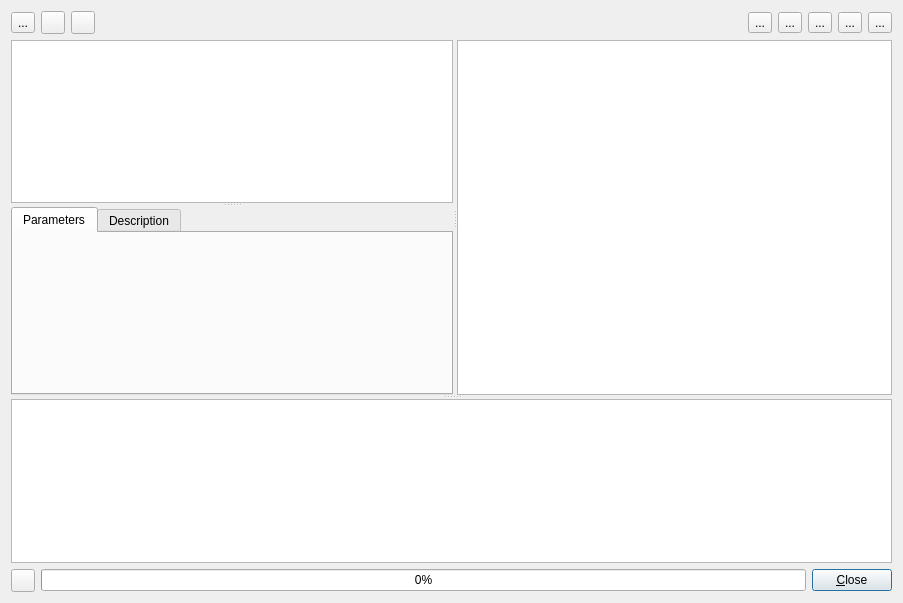
<?xml version="1.0" encoding="UTF-8"?>
<ui version="4.0">
 <class>EditInstrumentDialog</class>
 <widget class="QDialog" name="EditInstrumentDialog">
  <property name="geometry">
   <rect>
    <x>0</x>
    <y>0</y>
    <width>903</width>
    <height>603</height>
   </rect>
  </property>
  <property name="windowTitle">
   <string>Instrument Configuration</string>
  </property>
  <layout class="QVBoxLayout" name="verticalLayout">
   <item>
    <layout class="QHBoxLayout" name="horizontalLayout_3">
     <item>
      <widget class="QToolButton" name="toolButtonLoadFile">
       <property name="toolTip">
        <string>Load instrument configuration</string>
       </property>
       <property name="statusTip">
        <string>Load instrument configuration file</string>
       </property>
       <property name="text">
        <string>...</string>
       </property>
       <property name="icon">
        <iconset theme="profex-folder-text"/>
       </property>
      </widget>
     </item>
     <item>
      <widget class="QWidget" name="topButtonBox" native="true">
       <layout class="QHBoxLayout" name="horizontalLayout_2">
        <property name="leftMargin">
         <number>0</number>
        </property>
        <property name="topMargin">
         <number>0</number>
        </property>
        <property name="rightMargin">
         <number>0</number>
        </property>
        <property name="bottomMargin">
         <number>0</number>
        </property>
        <item>
         <widget class="QToolButton" name="toolButtonSaveAs">
          <property name="toolTip">
           <string>Save the SAV file under a new name</string>
          </property>
          <property name="icon">
           <iconset theme="profex-save-as"/>
          </property>
         </widget>
        </item>
        <item>
         <widget class="QToolButton" name="toolButtonSave">
          <property name="toolTip">
           <string>Save the SAV file</string>
          </property>
          <property name="icon">
           <iconset theme="profex-save"/>
          </property>
         </widget>
        </item>
        <item>
         <spacer name="horizontalSpacer">
          <property name="orientation">
           <enum>Qt::Orientation::Horizontal</enum>
          </property>
          <property name="sizeHint" stdset="0">
           <size>
            <width>40</width>
            <height>20</height>
           </size>
          </property>
         </spacer>
        </item>
        <item>
         <widget class="QToolButton" name="toolButtonToggleGraphicalEditor">
          <property name="toolTip">
           <string>Show graphical editor</string>
          </property>
          <property name="statusTip">
           <string>Show graphical control file editor</string>
          </property>
          <property name="text">
           <string>...</string>
          </property>
          <property name="icon">
           <iconset theme="profex-instrument"/>
          </property>
          <property name="checkable">
           <bool>true</bool>
          </property>
         </widget>
        </item>
        <item>
         <widget class="QToolButton" name="toolButtonToggleControlFileEditor">
          <property name="toolTip">
           <string>Show control file text editor</string>
          </property>
          <property name="statusTip">
           <string>Show control file in text editor</string>
          </property>
          <property name="text">
           <string>...</string>
          </property>
          <property name="icon">
           <iconset theme="profex-edit-text"/>
          </property>
          <property name="checkable">
           <bool>true</bool>
          </property>
         </widget>
        </item>
        <item>
         <widget class="QToolButton" name="toolButtonToggleOrigFileEditor">
          <property name="toolTip">
           <string>Show original control file</string>
          </property>
          <property name="statusTip">
           <string>Show original control file in text editor</string>
          </property>
          <property name="text">
           <string>...</string>
          </property>
          <property name="icon">
           <iconset theme="profex-text-block"/>
          </property>
          <property name="checkable">
           <bool>true</bool>
          </property>
         </widget>
        </item>
        <item>
         <widget class="QToolButton" name="toolButtonRevertFile">
          <property name="toolTip">
           <string>Reset control file</string>
          </property>
          <property name="text">
           <string>...</string>
          </property>
          <property name="icon">
           <iconset theme="profex-undo"/>
          </property>
         </widget>
        </item>
        <item>
         <widget class="QToolButton" name="toolButtonHelp">
          <property name="toolTip">
           <string>&lt;html&gt;&lt;head/&gt;&lt;body&gt;&lt;p&gt;Show the context help for this module.&lt;/p&gt;&lt;p&gt;(Window -&amp;gt; Context Help)&lt;/p&gt;&lt;/body&gt;&lt;/html&gt;</string>
          </property>
          <property name="text">
           <string>...</string>
          </property>
          <property name="icon">
           <iconset theme="profex-help"/>
          </property>
         </widget>
        </item>
       </layout>
      </widget>
     </item>
    </layout>
   </item>
   <item>
    <widget class="QSplitter" name="splitter">
     <property name="orientation">
      <enum>Qt::Orientation::Vertical</enum>
     </property>
     <widget class="QStackedWidget" name="stackedWidgetEditor">
      <property name="currentIndex">
       <number>0</number>
      </property>
      <widget class="QWidget" name="pageGraphicalEditor">
       <layout class="QGridLayout" name="gridLayout_4">
        <property name="leftMargin">
         <number>0</number>
        </property>
        <property name="topMargin">
         <number>0</number>
        </property>
        <property name="rightMargin">
         <number>0</number>
        </property>
        <property name="bottomMargin">
         <number>0</number>
        </property>
        <item row="0" column="0">
         <widget class="QSplitter" name="splitterInstrument">
          <property name="orientation">
           <enum>Qt::Orientation::Horizontal</enum>
          </property>
          <widget class="QSplitter" name="splitterParameters">
           <property name="orientation">
            <enum>Qt::Orientation::Vertical</enum>
           </property>
           <widget class="QTreeWidget" name="treeWidget">
            <attribute name="headerVisible">
             <bool>false</bool>
            </attribute>
            <column>
             <property name="text">
              <string notr="true">1</string>
             </property>
            </column>
           </widget>
           <widget class="QTabWidget" name="tabWidgetParams">
            <property name="currentIndex">
             <number>0</number>
            </property>
            <widget class="QWidget" name="tab">
             <attribute name="title">
              <string>Parameters</string>
             </attribute>
             <layout class="QGridLayout" name="gridLayout_2">
              <item row="0" column="0">
               <widget class="QStackedWidget" name="stackedWidgetParameter"/>
              </item>
             </layout>
            </widget>
            <widget class="QWidget" name="tab_2">
             <attribute name="title">
              <string>Description</string>
             </attribute>
             <layout class="QGridLayout" name="gridLayout_3">
              <property name="leftMargin">
               <number>0</number>
              </property>
              <property name="topMargin">
               <number>0</number>
              </property>
              <property name="rightMargin">
               <number>0</number>
              </property>
              <property name="bottomMargin">
               <number>0</number>
              </property>
              <item row="0" column="0">
               <widget class="QTextEdit" name="textEditParameterHelp">
                <property name="readOnly">
                 <bool>true</bool>
                </property>
               </widget>
              </item>
             </layout>
            </widget>
           </widget>
          </widget>
          <widget class="InstrumentGraphicsView" name="graphicsViewInstrument"/>
         </widget>
        </item>
       </layout>
      </widget>
      <widget class="QWidget" name="pageTextEditor">
       <layout class="QGridLayout" name="gridLayout_5">
        <property name="leftMargin">
         <number>0</number>
        </property>
        <property name="topMargin">
         <number>0</number>
        </property>
        <property name="rightMargin">
         <number>0</number>
        </property>
        <property name="bottomMargin">
         <number>0</number>
        </property>
        <item row="0" column="0">
         <widget class="QSplitter" name="splitterFileHelp">
          <property name="orientation">
           <enum>Qt::Orientation::Horizontal</enum>
          </property>
          <widget class="ControlFileEdit" name="textEditFile">
           <property name="font">
            <font/>
           </property>
           <property name="lineWrapMode">
            <enum>QPlainTextEdit::LineWrapMode::NoWrap</enum>
           </property>
          </widget>
          <widget class="ContextHelpDisplay" name="plainTextEditFileContextHelp"/>
         </widget>
        </item>
       </layout>
      </widget>
      <widget class="QWidget" name="pageOriginalFile">
       <layout class="QGridLayout" name="gridLayout">
        <property name="leftMargin">
         <number>0</number>
        </property>
        <property name="topMargin">
         <number>0</number>
        </property>
        <property name="rightMargin">
         <number>0</number>
        </property>
        <property name="bottomMargin">
         <number>0</number>
        </property>
        <item row="0" column="0">
         <widget class="QPlainTextEdit" name="textEditOrigFile">
          <property name="readOnly">
           <bool>true</bool>
          </property>
         </widget>
        </item>
       </layout>
      </widget>
     </widget>
     <widget class="QPlainTextEdit" name="textEditOutput"/>
    </widget>
   </item>
   <item>
    <layout class="QHBoxLayout" name="horizontalLayout">
     <item>
      <widget class="QToolButton" name="toolButtonRun">
       <property name="toolTip">
        <string>Run calculations</string>
       </property>
       <property name="icon">
        <iconset theme="profex-run"/>
       </property>
      </widget>
     </item>
     <item>
      <widget class="QProgressBar" name="progressBar">
       <property name="value">
        <number>0</number>
       </property>
      </widget>
     </item>
     <item>
      <widget class="QPushButton" name="pushButtonClose">
       <property name="toolTip">
        <string>Close Dialog</string>
       </property>
       <property name="text">
        <string>&amp;Close</string>
       </property>
      </widget>
     </item>
    </layout>
   </item>
  </layout>
 </widget>
 <customwidgets>
  <customwidget>
   <class>InstrumentGraphicsView</class>
   <extends>QGraphicsView</extends>
   <header>editInstrumentDialog/instrumentgraphicsview.h</header>
  </customwidget>
  <customwidget>
   <class>ControlFileEdit</class>
   <extends>QPlainTextEdit</extends>
   <header>projectWidget/controlfileedit.h</header>
  </customwidget>
  <customwidget>
   <class>ContextHelpDisplay</class>
   <extends>QPlainTextEdit</extends>
   <header>contexthelpdisplay.h</header>
  </customwidget>
 </customwidgets>
 <tabstops>
  <tabstop>toolButtonLoadFile</tabstop>
  <tabstop>toolButtonSaveAs</tabstop>
  <tabstop>toolButtonSave</tabstop>
  <tabstop>toolButtonToggleGraphicalEditor</tabstop>
  <tabstop>toolButtonToggleControlFileEditor</tabstop>
  <tabstop>toolButtonToggleOrigFileEditor</tabstop>
  <tabstop>toolButtonRevertFile</tabstop>
  <tabstop>toolButtonHelp</tabstop>
  <tabstop>treeWidget</tabstop>
  <tabstop>graphicsViewInstrument</tabstop>
  <tabstop>tabWidgetParams</tabstop>
  <tabstop>textEditOutput</tabstop>
  <tabstop>toolButtonRun</tabstop>
  <tabstop>pushButtonClose</tabstop>
  <tabstop>textEditFile</tabstop>
  <tabstop>textEditParameterHelp</tabstop>
  <tabstop>textEditOrigFile</tabstop>
  <tabstop>plainTextEditFileContextHelp</tabstop>
 </tabstops>
 <resources/>
 <connections>
  <connection>
   <sender>pushButtonClose</sender>
   <signal>clicked()</signal>
   <receiver>EditInstrumentDialog</receiver>
   <slot>close()</slot>
   <hints>
    <hint type="sourcelabel">
     <x>892</x>
     <y>592</y>
    </hint>
    <hint type="destinationlabel">
     <x>232</x>
     <y>264</y>
    </hint>
   </hints>
  </connection>
  <connection>
   <sender>toolButtonSave</sender>
   <signal>clicked()</signal>
   <receiver>EditInstrumentDialog</receiver>
   <slot>fileSave()</slot>
   <hints>
    <hint type="sourcelabel">
     <x>87</x>
     <y>30</y>
    </hint>
    <hint type="destinationlabel">
     <x>231</x>
     <y>572</y>
    </hint>
   </hints>
  </connection>
  <connection>
   <sender>toolButtonRun</sender>
   <signal>clicked()</signal>
   <receiver>EditInstrumentDialog</receiver>
   <slot>runCalculation()</slot>
   <hints>
    <hint type="sourcelabel">
     <x>31</x>
     <y>593</y>
    </hint>
    <hint type="destinationlabel">
     <x>265</x>
     <y>576</y>
    </hint>
   </hints>
  </connection>
  <connection>
   <sender>toolButtonToggleGraphicalEditor</sender>
   <signal>toggled(bool)</signal>
   <receiver>EditInstrumentDialog</receiver>
   <slot>toggleGraphEditor(bool)</slot>
   <hints>
    <hint type="sourcelabel">
     <x>780</x>
     <y>30</y>
    </hint>
    <hint type="destinationlabel">
     <x>316</x>
     <y>11</y>
    </hint>
   </hints>
  </connection>
  <connection>
   <sender>toolButtonToggleControlFileEditor</sender>
   <signal>toggled(bool)</signal>
   <receiver>EditInstrumentDialog</receiver>
   <slot>toggleControlFileEditor(bool)</slot>
   <hints>
    <hint type="sourcelabel">
     <x>808</x>
     <y>30</y>
    </hint>
    <hint type="destinationlabel">
     <x>370</x>
     <y>19</y>
    </hint>
   </hints>
  </connection>
  <connection>
   <sender>toolButtonToggleOrigFileEditor</sender>
   <signal>toggled(bool)</signal>
   <receiver>EditInstrumentDialog</receiver>
   <slot>toggleOrigFileEditor(bool)</slot>
   <hints>
    <hint type="sourcelabel">
     <x>836</x>
     <y>30</y>
    </hint>
    <hint type="destinationlabel">
     <x>417</x>
     <y>26</y>
    </hint>
   </hints>
  </connection>
  <connection>
   <sender>toolButtonLoadFile</sender>
   <signal>clicked()</signal>
   <receiver>EditInstrumentDialog</receiver>
   <slot>loadFile()</slot>
   <hints>
    <hint type="sourcelabel">
     <x>24</x>
     <y>19</y>
    </hint>
    <hint type="destinationlabel">
     <x>40</x>
     <y>4</y>
    </hint>
   </hints>
  </connection>
  <connection>
   <sender>toolButtonRevertFile</sender>
   <signal>clicked()</signal>
   <receiver>EditInstrumentDialog</receiver>
   <slot>fileReset()</slot>
   <hints>
    <hint type="sourcelabel">
     <x>864</x>
     <y>30</y>
    </hint>
    <hint type="destinationlabel">
     <x>899</x>
     <y>84</y>
    </hint>
   </hints>
  </connection>
  <connection>
   <sender>toolButtonHelp</sender>
   <signal>clicked()</signal>
   <receiver>EditInstrumentDialog</receiver>
   <slot>showHelp()</slot>
   <hints>
    <hint type="sourcelabel">
     <x>886</x>
     <y>17</y>
    </hint>
    <hint type="destinationlabel">
     <x>904</x>
     <y>7</y>
    </hint>
   </hints>
  </connection>
 </connections>
 <slots>
  <slot>runCalculation()</slot>
  <slot>fileSaveAs()</slot>
  <slot>fileSave()</slot>
  <slot>toggleGraphEditor(bool)</slot>
  <slot>toggleControlFileEditor(bool)</slot>
  <slot>toggleOrigFileEditor(bool)</slot>
  <slot>loadFile()</slot>
  <slot>fileReset()</slot>
  <slot>selectBackgroundScan()</slot>
  <slot>showHelp()</slot>
 </slots>
</ui>
